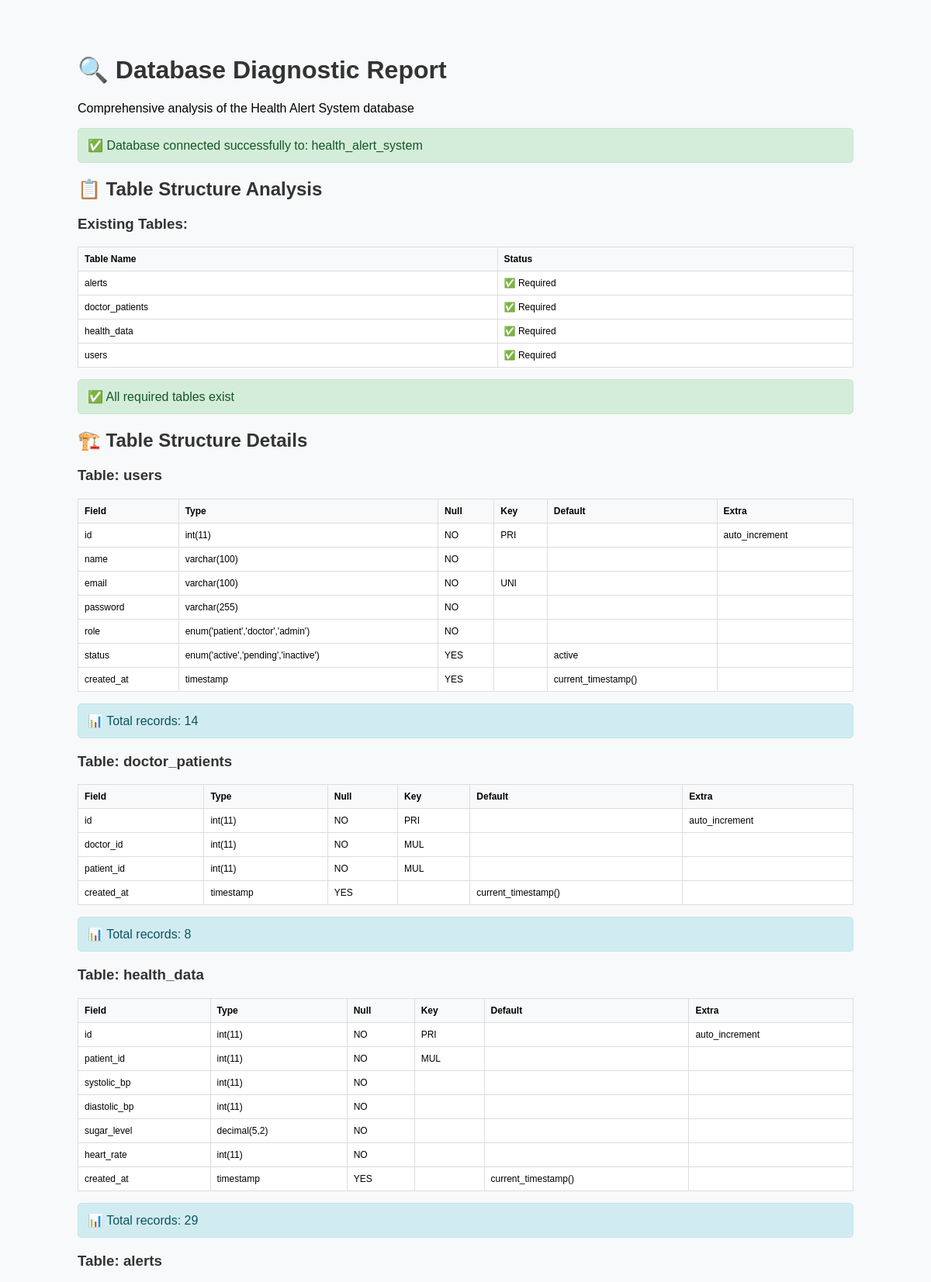
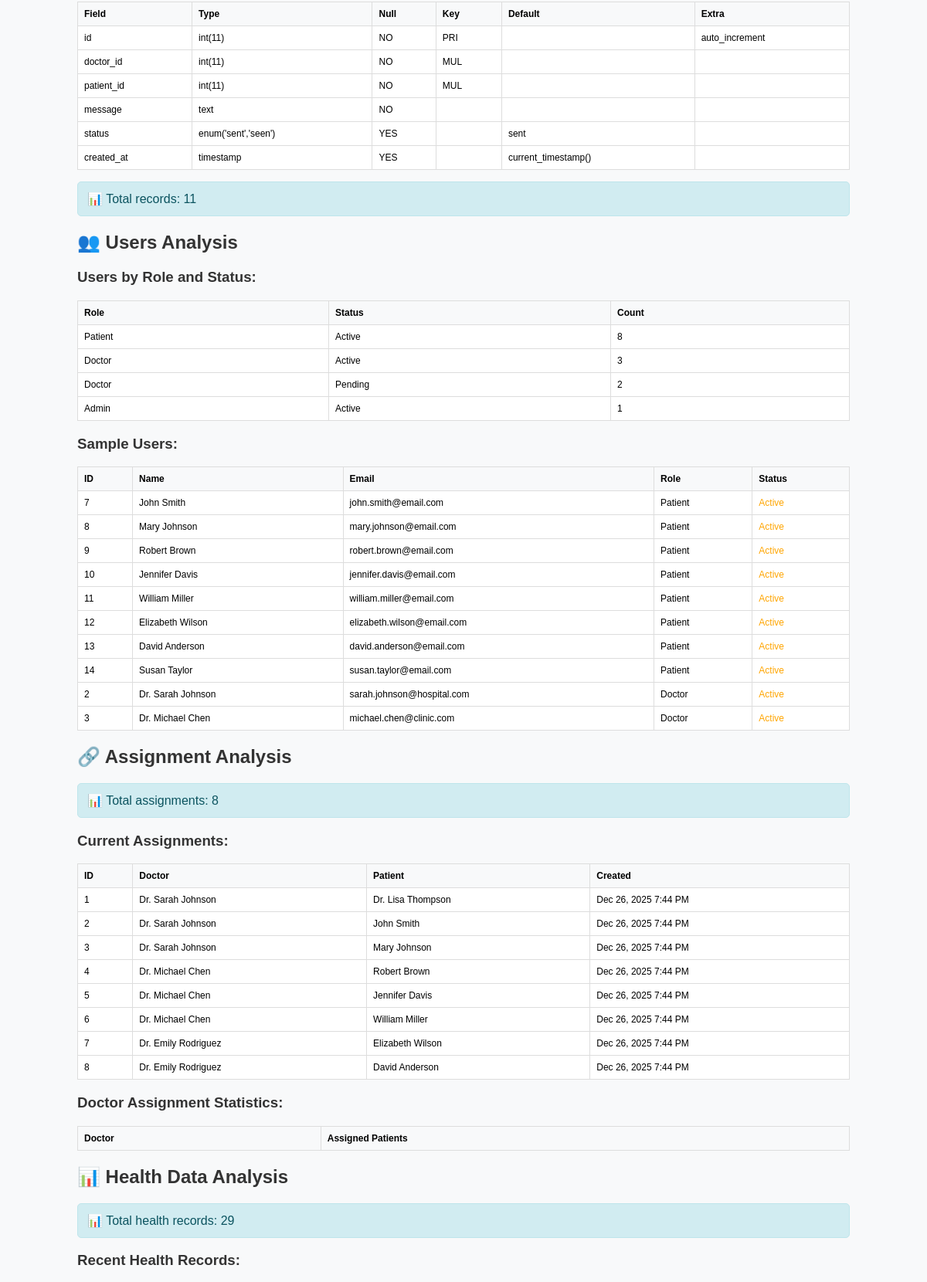
Screenshot of /database_diagnostic.php (upper part) with the database file from the repository (2 pictures, top to bottom).
### tables this page shows
CREATE TABLE users (
    id INT PRIMARY KEY AUTO_INCREMENT,
    name VARCHAR(100) NOT NULL,
    email VARCHAR(100) UNIQUE NOT NULL,
    password VARCHAR(255) NOT NULL,
    role ENUM('patient', 'doctor', 'admin') NOT NULL,
    status ENUM('active', 'pending', 'inactive') DEFAULT 'active',
    created_at TIMESTAMP DEFAULT CURRENT_TIMESTAMP
);

CREATE TABLE doctor_patients (
    id INT PRIMARY KEY AUTO_INCREMENT,
    doctor_id INT NOT NULL,
    patient_id INT NOT NULL,
    created_at TIMESTAMP DEFAULT CURRENT_TIMESTAMP,
    FOREIGN KEY (doctor_id) REFERENCES users(id) ON DELETE CASCADE,
    FOREIGN KEY (patient_id) REFERENCES users(id) ON DELETE CASCADE,
    UNIQUE KEY unique_assignment (doctor_id, patient_id)
);

### database_diagnostic.php (the view, shortened to what this page needs)
<?php
require_once 'config/db.php';
echo "<!DOCTYPE html>";
echo "<html><head><title>Database Diagnostic - Health Alert System</title>";
echo "</head><body>";
echo "<h1>🔍 Database Diagnostic Report</h1>";
echo "<p>Comprehensive analysis of the Health Alert System database</p>";
echo "<div class='success'>✅ Database connected successfully to: health_alert_system</div>";
echo "<h2>📋 Table Structure Analysis</h2>";
$required_tables = ['users', 'doctor_patients', 'health_data', 'alerts'];
$existing_tables = [];
$tables_query = "SHOW TABLES";
$tables_result = mysqli_query($connection, $tables_query);
echo "<h3>Existing Tables:</h3>";
echo "<table>";
echo "<tr><th>Table Name</th><th>Status</th></tr>";
while ($table = mysqli_fetch_array($tables_result)) {
    $table_name = $table[0];
    $existing_tables[] = $table_name;
    $status = in_array($table_name, $required_tables) ? '✅ Required' : '⚠️ Extra';
    echo "<tr><td>$table_name</td><td>$status</td></tr>";
}
echo "</table>";
$missing_tables = array_diff($required_tables, $existing_tables);
if (!empty($missing_tables)) {
    echo "<div class='error'>❌ Missing tables: " . implode(', ', $missing_tables) . "</div>";
} else {
    echo "<div class='success'>✅ All required tables exist</div>";
}
echo "<h2>🏗️ Table Structure Details</h2>";
foreach ($required_tables as $table) {
    if (in_array($table, $existing_tables)) {
        echo "<h3>Table: $table</h3>";
        $structure_query = "DESCRIBE $table";
        $structure_result = mysqli_query($connection, $structure_query);
        echo "<table>";
        echo "<tr><th>Field</th><th>Type</th><th>Null</th><th>Key</th><th>Default</th><th>Extra</th></tr>";
        while ($field = mysqli_fetch_assoc($structure_result)) {
            echo "<tr>";
            echo "<td>{$field['Field']}</td>";
            echo "<td>{$field['Type']}</td>";
            echo "<td>{$field['Null']}</td>";
            echo "<td>{$field['Key']}</td>";
            echo "<td>{$field['Default']}</td>";
            echo "<td>{$field['Extra']}</td>";
            echo "</tr>";
        }
        echo "</table>";
        $count_query = "SELECT COUNT(*) as count FROM $table";
        $count_result = mysqli_query($connection, $count_query);
        $count = mysqli_fetch_assoc($count_result)['count'];
        echo "<div class='info'>📊 Total records: $count</div>";
    }
}
echo "<h2>👥 Users Analysis</h2>";
$users_by_role_query = "SELECT role, status, COUNT(*) as count FROM users GROUP BY role, status";
$users_by_role_result = mysqli_query($connection, $users_by_role_query);
echo "<h3>Users by Role and Status:</h3>";
echo "<table>";
echo "<tr><th>Role</th><th>Status</th><th>Count</th></tr>";
while ($user_stat = mysqli_fetch_assoc($users_by_role_result)) {
    echo "<tr>";
    echo "<td>" . ucfirst($user_stat['role']) . "</td>";
    echo "<td>" . ucfirst($user_stat['status']) . "</td>";
    echo "<td>{$user_stat['count']}</td>";
    echo "</tr>";
}
echo "</table>";
echo "<h3>Sample Users:</h3>";
$sample_users_query = "SELECT id, name, email, role, status FROM users ORDER BY role, id LIMIT 10";
$sample_users_result = mysqli_query($connection, $sample_users_query);
echo "<table>";
echo "<tr><th>ID</th><th>Name</th><th>Email</th><th>Role</th><th>Status</th></tr>";
while ($user = mysqli_fetch_assoc($sample_users_result)) {
    $status_color = $user['status'] == 'approved' ? 'color: green;' : 'color: orange;';
    echo "<tr>";
    echo "<td>{$user['id']}</td>";
    echo "<td>" . htmlspecialchars($user['name']) . "</td>";
    echo "<td>" . htmlspecialchars($user['email']) . "</td>";
    echo "<td>" . ucfirst($user['role']) . "</td>";
    echo "<td style='$status_color'>" . ucfirst($user['status']) . "</td>";
    echo "</tr>";
}
echo "</table>";
echo "<h2>🔗 Assignment Analysis</h2>";
$assignments_count_query = "SELECT COUNT(*) as count FROM doctor_patients";
$assignments_count_result = mysqli_query($connection, $assignments_count_query);
$assignments_count = mysqli_fetch_assoc($assignments_count_result)['count'];
echo "<div class='info'>📊 Total assignments: $assignments_count</div>";
if ($assignments_count > 0) {
    $assignments_query = "SELECT dp.id, d.name as doctor_name, p.name as patient_name, dp.created_at
                         FROM doctor_patients dp
                         JOIN users d ON dp.doctor_id = d.id
                         JOIN users p ON dp.patient_id = p.id
                         ORDER BY dp.created_at DESC
                         LIMIT 10";
    $assignments_result = mysqli_query($connection, $assignments_query);
    echo "<h3>Current Assignments:</h3>";
    echo "<table>";
    echo "<tr><th>ID</th><th>Doctor</th><th>Patient</th><th>Created</th></tr>";
    while ($assignment = mysqli_fetch_assoc($assignments_result)) {
        echo "<tr>";
        echo "<td>{$assignment['id']}</td>";
        echo "<td>" . htmlspecialchars($assignment['doctor_name']) . "</td>";
        echo "<td>" . htmlspecialchars($assignment['patient_name']) . "</td>";
        echo "<td>" . ($assignment['created_at'] ? date('M j, Y g:i A', strtotime($assignment['created_at'])) : 'N/A') . "</td>";
        echo "</tr>";
    }
    echo "</table>";
    echo "<h3>Doctor Assignment Statistics:</h3>";
    echo "<table>";
    echo "<tr><th>Doctor</th><th>Assigned Patients</th></tr>";
    echo "</table>";
} else {
    echo "<div class='warning'>⚠️ No assignments found in database</div>";
}
echo "<h2>📊 Health Data Analysis</h2>";
$health_data_count_query = "SELECT COUNT(*) as count FROM health_data";
$health_data_count_result = mysqli_query($connection, $health_data_count_query);
$health_data_count = mysqli_fetch_assoc($health_data_count_result)['count'];
echo "<div class='info'>📊 Total health records: $health_data_count</div>";
if ($health_data_count > 0) {
    echo "<h3>Recent Health Records:</h3>";
}
echo "</body></html>";
?>

### database_diagnostic.php (style rules this page uses)
body { font-family:Arial,sans-serif;max-width:1000px;margin:30px auto;padding:20px;background:#f8f9fa; }
.success { color:#155724;background:#d4edda;border:1px solid #c3e6cb;padding:12px;border-radius:5px;margin:10px 0; }
.info { color:#0c5460;background:#d1ecf1;border:1px solid #bee5eb;padding:12px;border-radius:5px;margin:10px 0; }
table { width:100%;border-collapse:collapse;margin:15px 0;background:white; }
th,td { border:1px solid #ddd;padding:8px;text-align:left;font-size:12px; }
th { background:#f8f9fa;font-weight:bold; }
h1,h2,h3 { color:#333; }

### rows the page displays
users: id "7", name "John Smith", email "john.smith@email.com", role "Patient", status "Active"
users: id "8", name "Mary Johnson", email "mary.johnson@email.com", role "Patient", status "Active"
users: id "9", name "Robert Brown", email "robert.brown@email.com", role "Patient", status "Active"
users: id "10", name "Jennifer Davis", email "jennifer.davis@email.com", role "Patient", status "Active"
users: id "11", name "William Miller", email "william.miller@email.com", role "Patient", status "Active"
users: id "12", name "Elizabeth Wilson", email "elizabeth.wilson@email.com", role "Patient", status "Active"
users: id "13", name "David Anderson", email "david.anderson@email.com", role "Patient", status "Active"
users: id "14", name "Susan Taylor", email "susan.taylor@email.com", role "Patient", status "Active"
users: id "2", name "Dr. Sarah Johnson", email "sarah.johnson@hospital.com", role "Doctor", status "Active"
users: id "3", name "Dr. Michael Chen", email "michael.chen@clinic.com", role "Doctor", status "Active"
doctor_patients: id "1", doctor.name "Dr. Sarah Johnson", patient.name "Dr. Lisa Thompson", created_at "Dec 26, 2025 7:44 PM"
doctor_patients: id "2", doctor.name "Dr. Sarah Johnson", patient.name "John Smith", created_at "Dec 26, 2025 7:44 PM"
doctor_patients: id "3", doctor.name "Dr. Sarah Johnson", patient.name "Mary Johnson", created_at "Dec 26, 2025 7:44 PM"
doctor_patients: id "4", doctor.name "Dr. Michael Chen", patient.name "Robert Brown", created_at "Dec 26, 2025 7:44 PM"
doctor_patients: id "5", doctor.name "Dr. Michael Chen", patient.name "Jennifer Davis", created_at "Dec 26, 2025 7:44 PM"
doctor_patients: id "6", doctor.name "Dr. Michael Chen", patient.name "William Miller", created_at "Dec 26, 2025 7:44 PM"
doctor_patients: id "7", doctor.name "Dr. Emily Rodriguez", patient.name "Elizabeth Wilson", created_at "Dec 26, 2025 7:44 PM"
doctor_patients: id "8", doctor.name "Dr. Emily Rodriguez", patient.name "David Anderson", created_at "Dec 26, 2025 7:44 PM"

### other values shown
$table_name "alerts"
$status "✅ Required"
$table_name "doctor_patients"
$table_name "health_data"
$table_name "users"
$table "users"
$field['Field'] "id"
$field['Type'] "int(11)"
$field['Null'] "NO"
$field['Key'] "PRI"
$field['Extra'] "auto_increment"
$field['Field'] "name"
$field['Type'] "varchar(100)"
$field['Field'] "email"
$field['Key'] "UNI"
